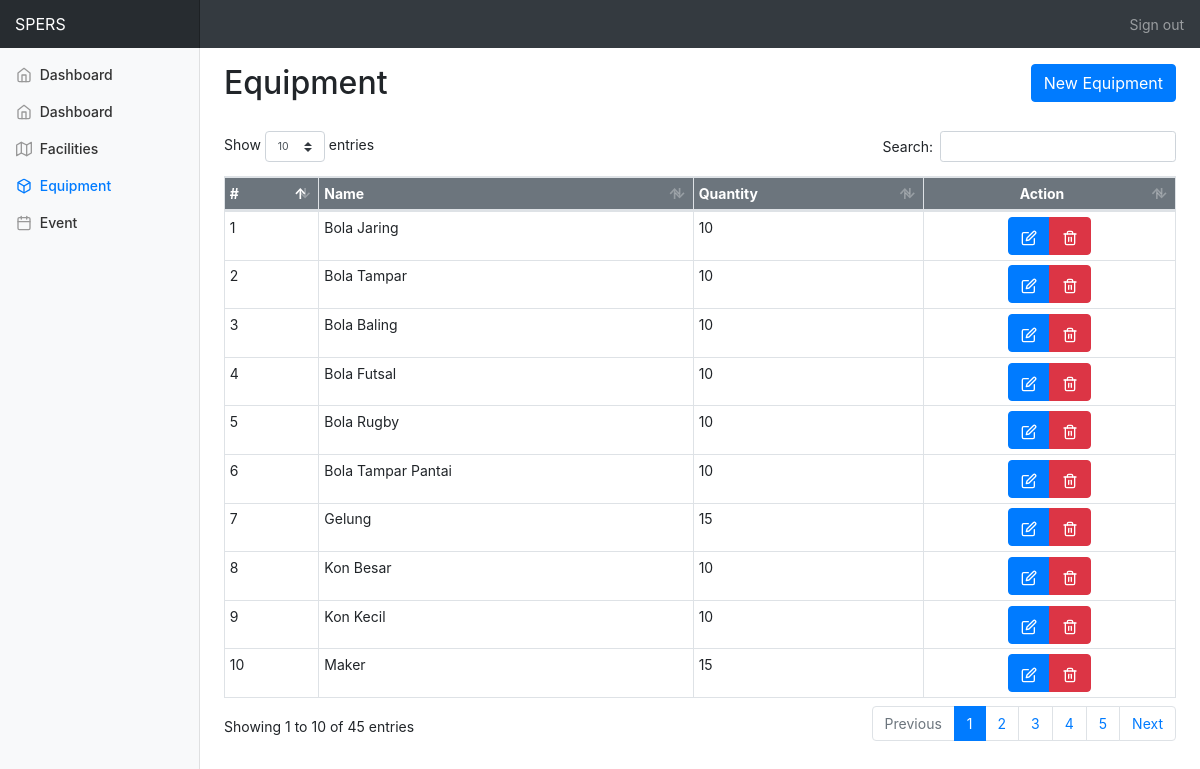
Screenshot of /admin/equipment.php (signed in) with the database file from the repository.
### tables this page shows
CREATE TABLE `equipment` (
  `id` int(11) NOT NULL,
  `equip_name` varchar(30) NOT NULL,
  `equip_quantity` int(10) NOT NULL
);

### admin/equipment.php (the view, shortened to what this page needs)
<?php include '_partial/header.php'; ?>
</head>
<body>
<?php include '_partial/navbar.php'; ?>
  <div class="container-fluid">
    <div class="row">
      <?php include '_partial/sidebar.php'; ?>
      <main role="main" class="col-md-9 ml-sm-auto col-lg-10 pt-3 px-4">
        <div class="row">
          <div class="col-md-6">
            <h2>Equipment</h2>
          </div>
          <div class="col-md-6">
            <button type="button" class="btn btn-primary float-right" data-toggle="modal" data-target="#myModal">
              New Equipment
            </button>
          </div>
        </div><br>
          <div class="table-responsive">
            <table id="myTable" class="table table-bordered table-hover table-sm">
              <thead class="bg-secondary text-white">
                <tr>
                  <th>#</th>
                  <th>Name</th>
                  <th>Quantity</th>
                  <th class="text-center">Action</th>
                </tr>
              </thead>
              <tbody>
                <?php
                  require '../model/connection.php';
                  $num = "1";
                  $sql = "SELECT * FROM equipment";
                  $stmt = $conn->prepare($sql);
                  $stmt->execute();
                  $result = $stmt->get_result();
                  while ($row = mysqli_fetch_array($result)):
                ?>
                <tr>
                  <td><?php echo $num++; ?></td>
                  <td><?php echo $row['equip_name']; ?></td>
                  <td><?php echo $row['equip_quantity']; ?></td>
                  <td class="text-center">
                    <form method="post" action="include/equipment.inc.php">
                      <div class="btn-group" role="group" aria-label="Basic example">
                        <button type="button" class="btn btn-primary" data-toggle="modal" data-target="#myModal<?php echo $row['id'] ?>">
                          <span data-feather="edit"></span>
                        </button>
                        <button type="submit" class="btn btn-danger" name="delete">
                          <span data-feather="trash-2"></span>
                        </button>
                      </div>
                    </form>
                  </td>
                </tr>
                <?php endwhile ?>
              </tbody>
            </table>
          </div>
      </main>
    </div>
  </div>
</body>
</html>

### css/dashboard.css (style rules this page uses)
body { font-size: .875rem; }
.feather { width: 16px; height: 16px; vertical-align: text-bottom; }

### rows the page displays
equipment: equip_name "Bola Jaring", equip_quantity "10"
equipment: equip_name "Bola Tampar", equip_quantity "10"
equipment: equip_name "Bola Baling", equip_quantity "10"
equipment: equip_name "Bola Futsal", equip_quantity "10"
equipment: equip_name "Bola Rugby", equip_quantity "10"
equipment: equip_name "Bola Tampar Pantai", equip_quantity "10"
equipment: equip_name "Gelung", equip_quantity "15"
equipment: equip_name "Kon Besar", equip_quantity "10"
equipment: equip_name "Kon Kecil", equip_quantity "10"
equipment: equip_name "Maker", equip_quantity "15"
